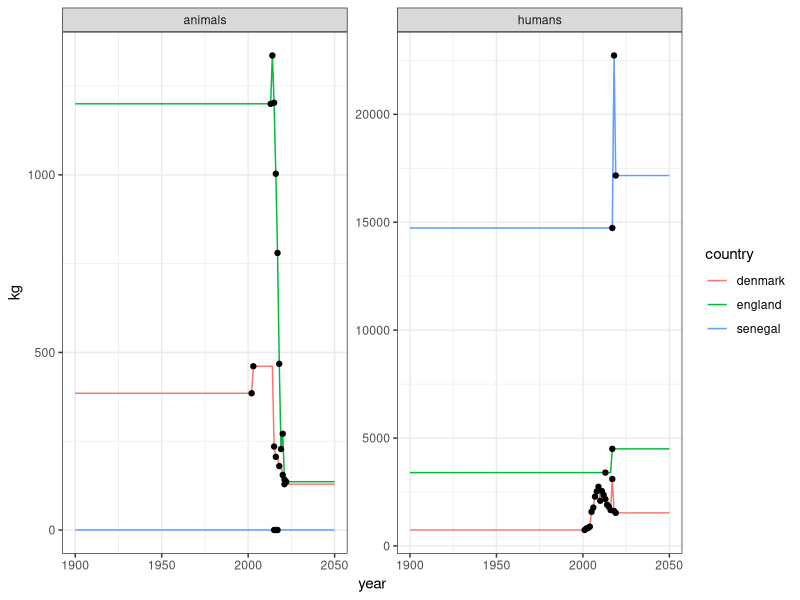
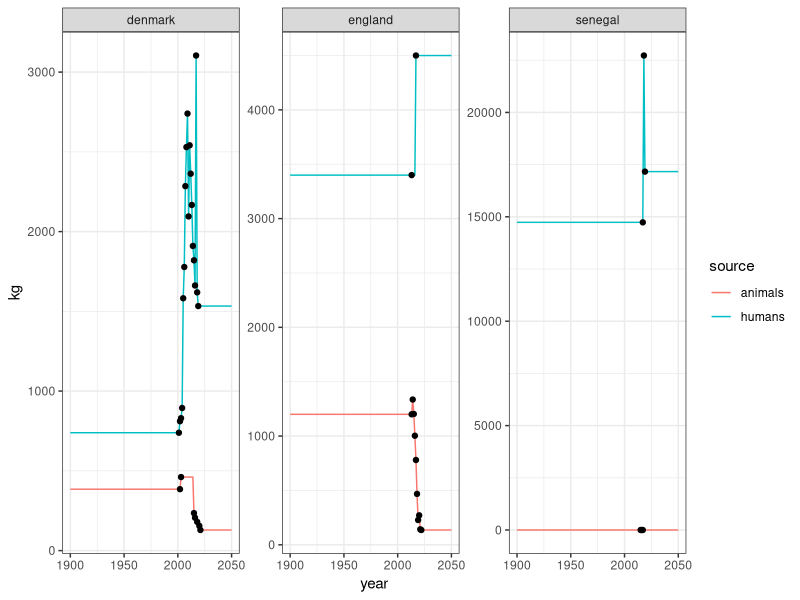
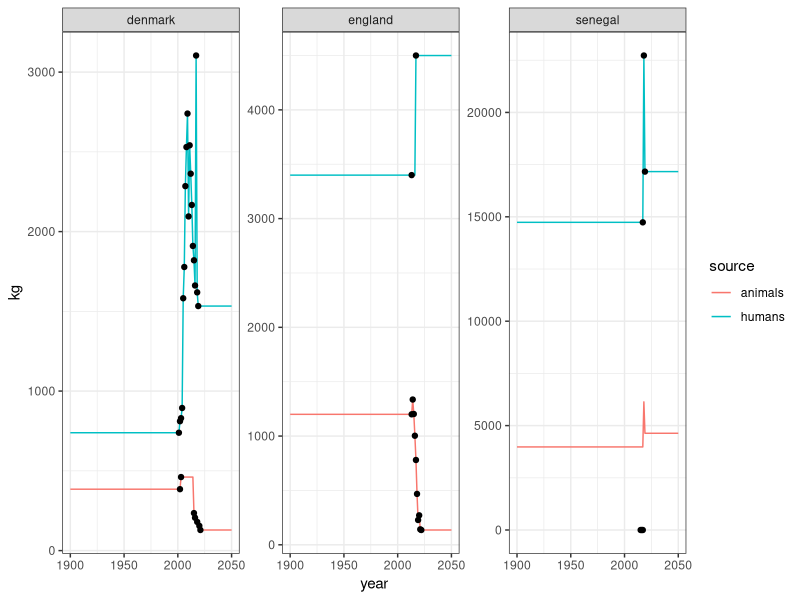

Here is the R script that generated these plots, in order:
#### Usage data
# Have to extend to all timepoints and fill in the gaps in the data 

library(tidyverse)
theme_set(theme_bw(base_size = 11))
# take data from the literature and get a timeseries for use in ODE solve

usage <- read.csv("data/usage.csv")

# Extend to give data for all years (1900 - 2050)

#usage_full <- 

u <- usage %>% select(country, year, source, kg) %>% 
  complete(country, year, source) %>% 
  ungroup() %>% 
  dplyr::group_by(country, source) %>%
  fill(kg, .direction = "downup") %>%
  dplyr::ungroup()

ggplot(u, aes(x=year, y = kg, group = interaction(country,source))) + 
  geom_line(aes(col = country)) + 
  facet_wrap(~source, scales = "free") + 
  geom_point(data = usage)

ggplot(u, aes(x=year, y = kg, group = interaction(country,source))) + 
  geom_line(aes(col = source)) + 
  facet_wrap(~country, scales = "free") + 
  geom_point(data = usage)

# What is the ratio of human to animal use? 
ratio <- usage %>% select(country, year, source, kg) %>% 
  group_by(country) %>% pivot_wider(names_from = source, values_from = kg) %>%
  mutate(ratio = animals / humans) %>%
  summarise(mean(ratio, na.rm = TRUE))
# 0.279 / 0.263 for denmark and england

senegal_animal_approx <- u %>% filter(country == "senegal", source == "humans") %>%
  mutate(kg = kg * 0.27) 
senegal_animal_approx$source <- "animals"

# Add to other data 
w <- intersect(which(u$source == "animals"), which(u$country == "senegal"))
u <- rbind(u[-w,], senegal_animal_approx)

ggplot(u, aes(x=year, y = kg, group = interaction(country,source))) + 
  geom_line(aes(col = source)) + 
  facet_wrap(~country, scales = "free") + 
  geom_point(data = usage)

write.csv(u, "data/input_usage.csv")
